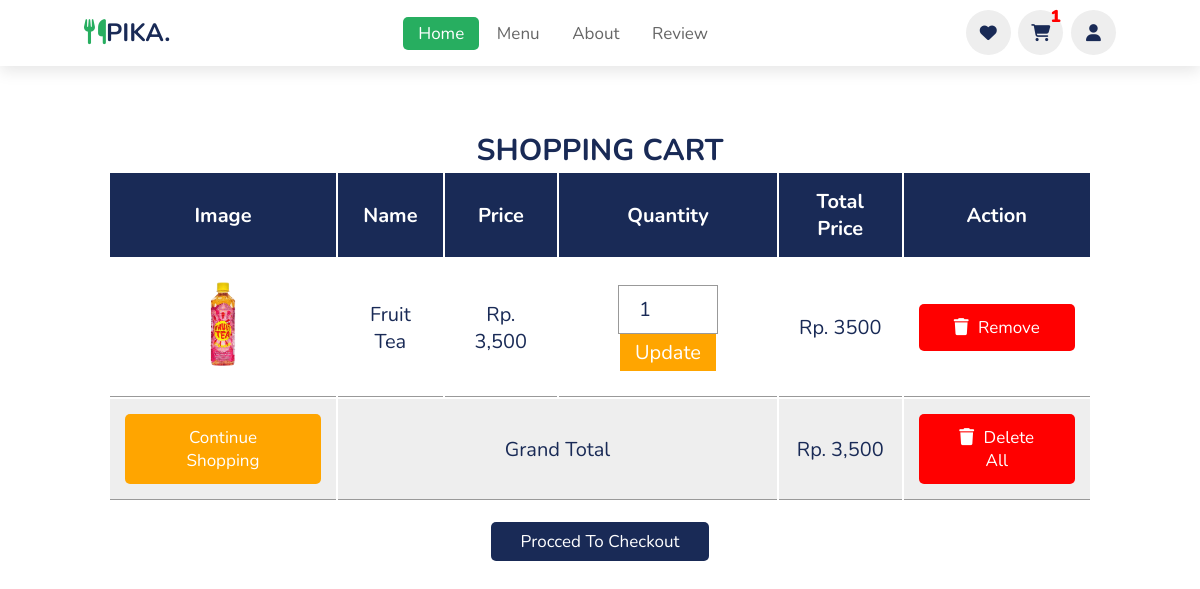
The app's page /cart.php with its own data.
### tables this page shows
CREATE TABLE `cart` (
  `id` int(11) NOT NULL,
  `name` varchar(255) NOT NULL,
  `price` int(255) NOT NULL,
  `image` varchar(255) NOT NULL,
  `quantity` int(250) NOT NULL
);

### cart.php (the view, shortened to what this page needs)
<!DOCTYPE html>
<html lang="en">
<head>
    <link rel="stylesheet" href="https://cdnjs.cloudflare.com/ajax/libs/font-awesome/6.4.2/css/all.min.css" />
</head>
<body style="margin-top: 9rem;">
    <?php include 'header.php'; ?>
    <div class="container">
        <section class="shopping-cart">
            <h1 class="heading">shopping cart</h1>
            <table>
                <thead>
                    <th>image</th>
                    <th>name</th>
                    <th>price</th>
                    <th>quantity</th>
                    <th>total price</th>
                    <th>action</th>
                </thead>
                <tbody>
                    <?php
                    $select_cart = mysqli_query($koneksi, "SELECT * FROM `cart`");
                    number_format($grand_total = 0);
                    if (mysqli_num_rows($select_cart) > 0) {
                        while ($fetch_cart = mysqli_fetch_assoc($select_cart)) {
                    ?>
                            <tr>
                                <td><img height="100" alt="" src="admin/gambar/<?php echo $fetch_cart['image']; ?>"></td>
                                <td><?php echo $fetch_cart['name']; ?></td>
                                <td>Rp. <?php echo number_format($fetch_cart['price']); ?></td>
                                <td>
                                    <form action="" method="post">
                                        <input type="number" name="update_quantity" min="1" value="<?php echo $fetch_cart['quantity']; ?>">
                                        <input type="submit" value="update" name="update_update_btn">
                                    </form>
                                </td>
                                <td>Rp. <?php echo $sub_total = ($fetch_cart['price'] * $fetch_cart['quantity']); ?></td>
                                <td><a href="cart.php?remove=<?php echo $fetch_cart['id']; ?>" onclick="return confirm('remove item from cart?')" class="delete-btn"> <i class="fas fa-trash"></i> remove</a></td>
                            </tr>
                    <?php
                            number_format((int)$grand_total += (int)$sub_total);
                        };
                    };
                    ?>
                    <tr class="table-bottom">
                        <td><a href="index.php" class="option-btn" style="margin-top: 0;">continue shopping</a></td>
                        <td colspan="3">grand total</td>
                        <td>Rp. <?php echo number_format($grand_total); ?></td>
                        <td><a href="cart.php?delete_all" onclick="return confirm('are you sure you want to delete all?');" class="delete-btn"> <i class="fas fa-trash"></i> delete all </a></td>
                    </tr>
                </tbody>
            </table>
            <div class="checkout-btn">
                <a href="checkout.php" class="btn <?= ($grand_total > 1) ? '' : 'disabled'; ?>">procced to checkout</a>
            </div>
        </section>
    </div>
</body>

### styles/style.css (style rules this page uses)
:root { --green: #27ae60; --black: #192a56; --light-color: #666; --box-shadow: 0 .5rem 1.5rem rgba(0, 0, 0, .1); }
* { padding: 0; margin: 0; font-family: 'Nunito', sans-serif; box-sizing: border-box; text-decoration: none; outline: none; border: none; text-transform: capitalize; transition: all .2s linear; }
a { text-decoration: none; }
html { font-size: 62.5%; overflow-x: hidden; scroll-padding-top: 5.5rem; scroll-behavior: smooth; }
section { padding: 2rem 9%; }
.heading { text-align: center; color: var(--black); font-size: 3rem; padding-top: 2rem; text-transform: uppercase; }
.btn { margin-top: 1rem; display: inline-block; font-size: 1.7rem; color: #fff; background: var(--black); border-radius: .5rem; cursor: pointer; padding: .8rem 3rem; }

### cart.php (style rules this page uses)
:root { --blue: #2980b9; --red: #27ae60; --orange: orange; --black: #333; --white: #fff; --bg-color: #eee; --dark-bg: rgba(0, 0, 0, .7); --box-shadow: 0 .5rem 1rem rgba(0, 0, 0, .1); --border: .1rem solid #999; }
.shopping-cart table { text-align: center; width: 100%; }
.shopping-cart table thead th { padding: 1.5rem; font-size: 2rem; color: var(--white); background-color: var(--black); }
.shopping-cart table tr td { border-bottom: var(--border); padding: 1.5rem; font-size: 2rem; color: var(--black); }
.shopping-cart table input[type="number"] { border: var(--border); padding: 1rem 2rem; font-size: 2rem; color: var(--black); width: 10rem; }
.shopping-cart table input[type="submit"] { padding: .5rem 1.5rem; cursor: pointer; font-size: 2rem; background-color: var(--orange); color: var(--white); }
.shopping-cart table .table-bottom { background-color: var(--bg-color); }
.shopping-cart .checkout-btn { text-align: center; margin-top: 1rem; }
.shopping-cart .checkout-btn a { display: inline-block; width: auto; }
.btn, .option-btn, .delete-btn { display: block; width: 100%; text-align: center; background-color: var(--blue); color: var(--white); font-size: 1.7rem; padding: 1.2rem 3rem; border-radius: .5rem; cursor: pointer; margin-top: 1rem; }
.option-btn i, .delete-btn i { padding-right: .5rem; }
.option-btn { background-color: var(--orange); }
.delete-btn { margin-top: 0; background-color: red; }

### records on screen
cart: image (picture), name "Fruit Tea", price "3,500", update_quantity "1", price "3500"

### other values on screen
$jumlah "1"
$grand_total "3,500"
